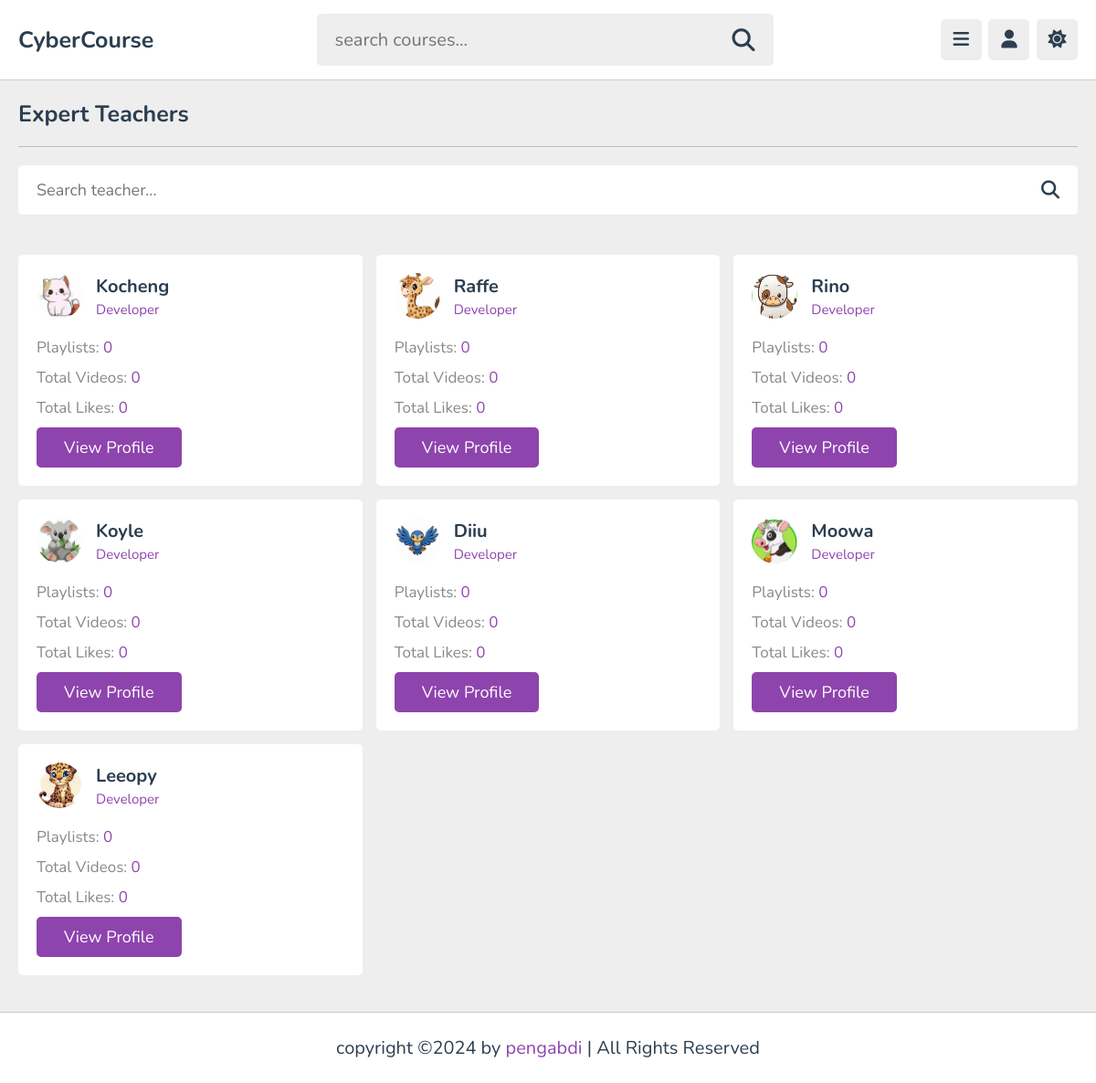
The app's page /teachers.php with its own data.
### tables this page shows
CREATE TABLE `teachers` (
  `teacher_id` int(11) NOT NULL,
  `email` varchar(50) DEFAULT NULL,
  `teachers_name` varchar(50) NOT NULL,
  `playlist_count` int(11) DEFAULT '0',
  `video_count` int(11) DEFAULT '0',
  `likes_count` int(11) DEFAULT '0'
);

### teachers.php (the view, shortened to what this page needs)
<?php
require_once("navigation.php");
require_once("php/config.php");
$query = "SELECT teacher_id, teachers_name, playlist_count, video_count, likes_count FROM teachers";
$result = mysqli_query($conn, $query);
?>
<!DOCTYPE html>
<html lang="en">
  <head>
    <link
      rel="stylesheet"
      href="https://cdnjs.cloudflare.com/ajax/libs/font-awesome/6.2.0/css/all.min.css"
    />
    <link rel="stylesheet" href="css/style.css" />
  </head>
  <body>
    <section class="teacher">
      <h1 class="heading">Expert Teachers</h1>
      <form action="" method="post" class="search-teacher">
        <input
          type="text"
          name="search_box"
          maxlength="100"
          placeholder="Search teacher..."
          required
        />
        <button
          type="submit"
          name="search_teacher"
          class="fas fa-search"
        ></button>
      </form>
      <br>
      <div class="box-container">
        <?php
        if ($result && mysqli_num_rows($result) > 0) {
            while ($row = mysqli_fetch_assoc($result)) {
                $teacher_id = $row['teacher_id'];
                $teacher_name = htmlspecialchars($row['teachers_name']);
                $playlists_count = $row['playlist_count'];
                $video_count = $row['video_count'];
                $likes_count = $row['likes_count'];
                $teacher_image_path = "img/teachers/t" . htmlspecialchars($teacher_id) . ".jpeg";
                ?>
                <div class="box">
                  <div class="tutor">
                    <img src="<?php echo $teacher_image_path; ?>" alt="Teacher Image" />
                    <div>
                      <h3><?php echo $teacher_name; ?></h3>
                      <span>Developer</span>
                    </div>
                  </div>
                  <p>Playlists: <span><?php echo $playlists_count; ?></span></p>
                  <p>Total Videos: <span><?php echo $video_count; ?></span></p>
                  <p>Total Likes: <span><?php echo $likes_count; ?></span></p>
                  <a href="tprof.php?teacher_id=<?php echo $teacher_id; ?>" class="inline-btn">View Profile</a>
                </div>
                <?php
            }
        } else {
            echo "<p>No teachers found!</p>";
        }
        ?>
      </div>
    </section>
    <footer class="footer">
      copyright &copy;2024 by <span>pengabdi</span> | All Rights Reserved
    </footer>
  </body>
</html>

### css/style.css (style rules this page uses)
:root { --main-color: #8e44ad; --red: #e74c3c; --orange: #f39c12; --white: #fff; --black: #2c3e50; --light-color: #888; --light-bg: #eee; --border: 0.1rem solid rgba(0, 0, 0, 0.2); }
* { font-family: "Nunito", sans-serif; margin: 0; padding: 0; box-sizing: border-box; outline: none; border: none; text-decoration: none; }
html { font-size: 62.5%; overflow-x: hidden; }
body { background-color: var(--light-bg); padding-left: 30rem; }
section { padding: 2rem; max-width: 1200px; margin: 0 auto; }
.btn, .option-btn, .delete-btn, .inline-btn, .inline-option-btn, .inline-delete-btn { border-radius: 0.5rem; padding: 1rem 3rem; font-size: 1.8rem; color: var(--white); margin-top: 1rem; text-transform: capitalize; cursor: pointer; text-align: center; }
.inline-btn, .inline-option-btn, .inline-delete-btn { display: inline-block; }
.btn, .inline-btn { background-color: var(--main-color); }
.heading { padding-bottom: 1.8rem; border-bottom: var(--border); font-size: 2.5rem; color: var(--black); text-transform: capitalize; margin-bottom: 2rem; }
.teacher .search-teacher { margin-bottom: 3rem; display: flex; align-items: center; gap: 1.5rem; padding: 1.5rem 2rem; background-color: var(--white); border-radius: 0.5rem; }
.teacher .search-teacher input { width: 100%; font-size: 1.8rem; color: var(--black); background: none; }
.teacher .search-teacher button { font-size: 2rem; cursor: pointer; color: var(--black); background: none; }
.teacher .box-container { display: grid; grid-template-columns: repeat(auto-fit, minmax(30rem, 1fr)); gap: 1.5rem; align-items: flex-start; justify-content: center; }
.teacher .box-container .box { border-radius: 0.5rem; padding: 2rem; background-color: var(--white); }
.teacher .box-container .box .tutor { margin-bottom: 1rem; display: flex; align-items: center; gap: 1.5rem; }
.teacher .box-container .box .tutor img { height: 5rem; width: 5rem; object-fit: cover; border-radius: 50%; }
.teacher .box-container .box .tutor h3 { color: var(--black); font-size: 2rem; margin-bottom: 0.2rem; }
.teacher .box-container .box .tutor span { color: var(--main-color); font-size: 1.5rem; }
.teacher .box-container .box p { padding-top: 1rem; font-size: 1.7rem; color: var(--light-color); }
.teacher .box-container .box p span { color: var(--main-color); }
.footer { position: relative; bottom: 0; right: 0; left: 0; background-color: var(--white); border-top: var(--border); padding: 2.5rem 2rem; text-align: center; color: var(--black); font-size: 2rem; margin-top: 2rem; }
.footer span { color: var(--main-color); }
@media (max-width: 1200px) { body { padding-left: 0; } }

### records on screen
teachers: shows a picture, teachers_name "Kocheng", playlist_count "0", video_count "0", likes_count "0"
teachers: shows a picture, teachers_name "Raffe", playlist_count "0", video_count "0", likes_count "0"
teachers: shows a picture, teachers_name "Rino", playlist_count "0", video_count "0", likes_count "0"
teachers: shows a picture, teachers_name "Koyle", playlist_count "0", video_count "0", likes_count "0"
teachers: shows a picture, teachers_name "Diiu", playlist_count "0", video_count "0", likes_count "0"
teachers: shows a picture, teachers_name "Moowa", playlist_count "0", video_count "0", likes_count "0"
teachers: shows a picture, teachers_name "Leeopy", playlist_count "0", video_count "0", likes_count "0"
